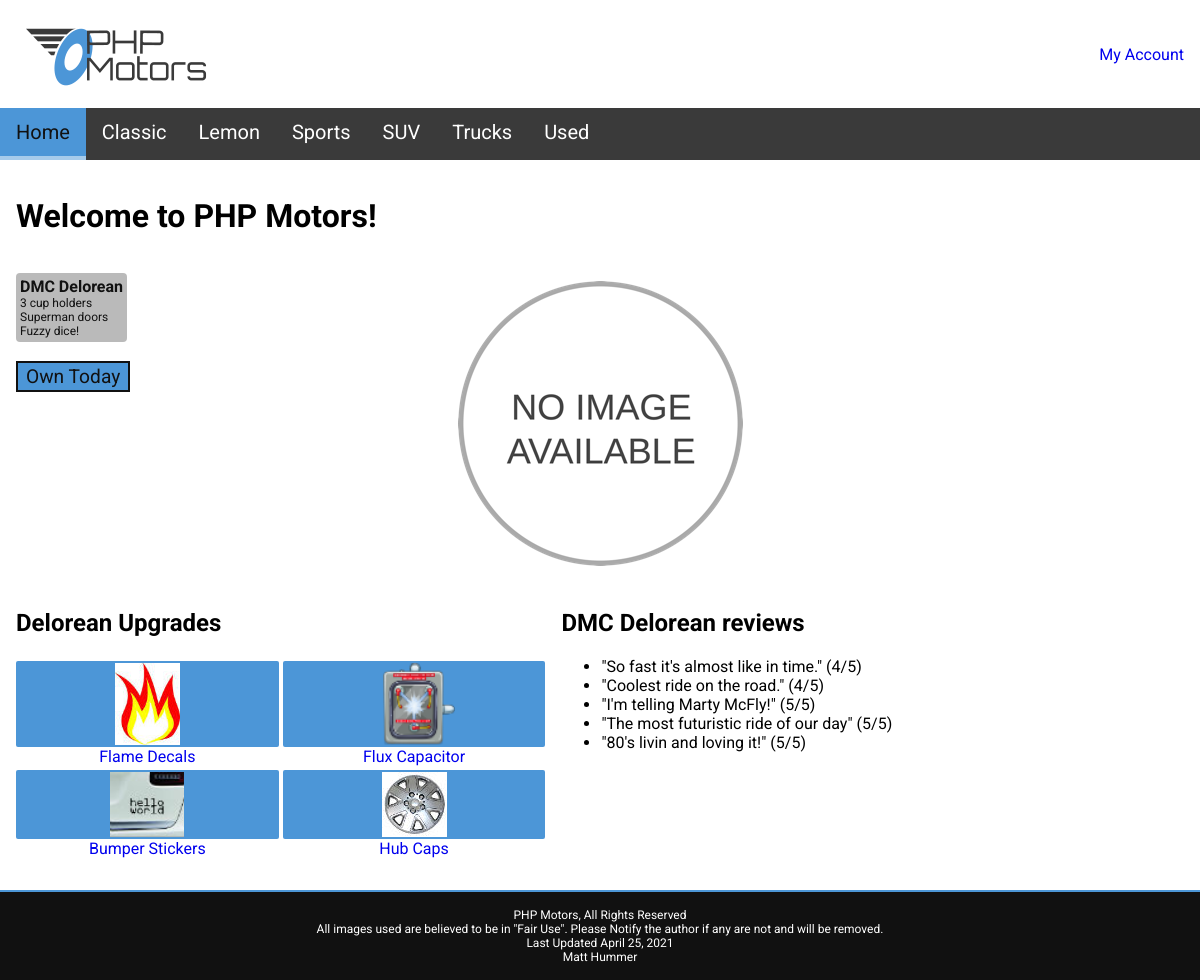
/phpmotors/index.php, run on the app's committed database.
### tables this page shows
CREATE TABLE `carclassification` (
  `classificationId` int(11) NOT NULL,
  `classificationName` varchar(30) NOT NULL
);

CREATE TABLE `inventory` (
  `invId` int(11) NOT NULL,
  `invMake` varchar(30) NOT NULL,
  `invModel` varchar(30) NOT NULL,
  `invDescription` text NOT NULL,
  `invImage` varchar(50) NOT NULL,
  `invThumbnail` varchar(50) NOT NULL,
  `invPrice` decimal(10,0) NOT NULL,
  `invStock` smallint(6) NOT NULL,
  `invColor` varchar(20) NOT NULL,
  `classificationId` int(11) NOT NULL
);

### phpmotors/model/classifications-model.php (called while the page is built, shortened)
<?php
  function getClassifications(){
    $db = phpmotorsConnect();
    $sql = 'SELECT classificationName, classificationId FROM carclassification ORDER BY classificationName ASC';
    $stmt = $db->prepare($sql);
    $stmt->execute();
    $classifications = $stmt->fetchAll();
    return $classifications;
  }
?>

### phpmotors/model/vehicles-model.php (called while the page is built, shortened)
<?php
  $BASE_INVENTORY_SELECTION =
    'SELECT invId
    , invMake
    , invModel
    , invDescription
    , invPrice
    , invStock
    , invColor
    , classificationId
    , ( SELECT imgName
        FROM images
        WHERE images.invId = inventory.invId
        AND images.imgPrimary = 1
        AND images.imgName NOT LIKE "%-tn.%")
      AS invImage
    , ( SELECT imgName
        FROM images
        WHERE images.invId = inventory.invId
        AND images.imgPrimary = 1
        AND images.imgName LIKE "%-tn.%")
      AS invThumbnail
    FROM inventory ';
  function getDelorean() {
    global $BASE_INVENTORY_SELECTION;
    $db = phpmotorsConnect();
    $sql = $BASE_INVENTORY_SELECTION.'WHERE UPPER(invModel) = UPPER("DELOREAN")';
    $stmt = $db->prepare($sql);
    $stmt->execute();
    $inventory = $stmt->fetch(PDO::FETCH_ASSOC);
    return $inventory;
  }
?>

### phpmotors/library/vehicle.php (called while the page is built, shortened)
<?php
  require_once $_SERVER['DOCUMENT_ROOT'].'/phpmotors/library/constants.php';
  function vehicleDisplayName($vehicle) {
    return $vehicle['invMake'].' '.$vehicle['invModel'];
  }
  function buildImagePath($vehicle){
    global $INVENTORY_IMAGE_DIRECTORY;
    return $INVENTORY_IMAGE_DIRECTORY.$vehicle['invId'].'/'.$vehicle['invImage'];
  }
?>

### phpmotors/library/constants.php (called while the page is built, shortened)
<?php
  $DEFAULT_INVENTORY_IMAGE_PATH = '/assets/images/no-image.png';
  $INVENTORY_IMAGE_DIRECTORY = '/phpmotors/assets/images/vehicles/';
?>

### phpmotors/library/utils.php (the view, shortened to what this page needs)
<?php
  require_once $_SERVER['DOCUMENT_ROOT'].'/phpmotors/library/vehicle.php';
  function buildNavLink($link, $path=''){
    $req_path = $_SERVER['REQUEST_URI'];
    $navlink  = '<li><a href="'.$path.'" ';
    $navlink .= strcmp($path, $req_path) === 0 ? 'class="active">': '>';
    $navlink .= $link;
    $navlink .= '</a></li>';
    return $navlink;
  }
  function buildClassificationNav($classifications){
    foreach ($classifications as $classification) {
      echo buildNavLink($classification['classificationName'], '/phpmotors/vehicles/index.php?action=Index&classificationId='.urlencode($classification['classificationId']));
    }
  }
  function safeImagePath($path) {
    global $DEFAULT_INVENTORY_IMAGE_PATH;
    if (file_exists($_SERVER['DOCUMENT_ROOT'].$path)) {
      return $path;
    } else {
      return '/phpmotors/'.$DEFAULT_INVENTORY_IMAGE_PATH;
    }
  }
?>

### phpmotors/index.php (shortened to what this page needs)
<?php
	require_once $_SERVER['DOCUMENT_ROOT'].'/phpmotors/library/common.php';
	require_once $_SERVER['DOCUMENT_ROOT'].'/phpmotors/model/classifications-model.php';
	require_once $_SERVER['DOCUMENT_ROOT'].'/phpmotors/model/vehicles-model.php';
	require_once $_SERVER['DOCUMENT_ROOT'].'/phpmotors/library/vehicle.php';
	$action = filter_input(INPUT_POST, 'action');
	if ($action == NULL){
		$action = filter_input(INPUT_GET, 'action');
	}
	$classifications = getClassifications();
	switch ($action){
		default:
			$featuredVehicle = getDelorean();
			include $_SERVER['DOCUMENT_ROOT'].'/phpmotors/views/home.php';
	 }
?>

### phpmotors/views/home.php (shortened to what this page needs)
<!DOCTYPE html>
<html lang="en">
  <head>
    <?php include $_SERVER['DOCUMENT_ROOT'].'/phpmotors/views/common/shared_head.php'; ?>
    <link rel="stylesheet" href="/phpmotors/assets/css/home.css" media="screen">
  </head>
  <body>
    <?php include $_SERVER['DOCUMENT_ROOT'].'/phpmotors/views/common/header.php'; ?>
    <?php include $_SERVER['DOCUMENT_ROOT'].'/phpmotors/views/common/nav.php'; ?>
    <main>
      <h1>
        <?php
          echo 'Welcome to PHP Motors';
          echo '!';
        ?>
      </h1>
      <div id="featured">
        <div id="featured-description">
          <span>
            <?php echo isset($featuredVehicle) ? vehicleDisplayName($featuredVehicle) : 'DMC Delorean'; ?>
          </span>
          <span>3 cup holders</span>
          <span>Superman doors</span>
          <span>Fuzzy dice!</span>
        </div>
        <img src="<?php echo isset($featuredVehicle) ? safeImagePath(buildImagePath($featuredVehicle)) : '/phpmotors/assets/images/delorean.jpg'; ?>" alt="The delorean car">
        <a class="button" href="<?php echo isset($featuredVehicle) ? '/phpmotors/vehicles?action=Show&vehicleId='.$featuredVehicle['invId'] : '#';?>">Own Today</a>
      </div>
      <div id="reviews">
        <h2><?php echo isset($featuredVehicle) ? vehicleDisplayName($featuredVehicle) : 'DMC Delorean'; ?> reviews</h2>
        <ul>
          <?php
            $reviews = [
              '"So fast it\'s almost like in time." (4/5)',
              '"Coolest ride on the road." (4/5)',
              '"I\'m telling Marty McFly!" (5/5)',
              '"The most futuristic ride of our day" (5/5)',
              '"80\'s livin and loving it!" (5/5)',
            ];
            foreach ($reviews as $review) {
              echo "<li>$review</li>";
            }
          ?>
        </ul>
      </div>
      <div id="upgrades">
        <h2><?php echo isset($featuredVehicle) ? $featuredVehicle['invModel'] : 'DMC Delorean'; ?> Upgrades</h2>
        <?php
          $upgrades = [
            array("name" => "Flame Decals", "img" => "flame.jpg"),
            array("name" => "Flux Capacitor", "img" => "flux-cap.png"),
            array("name" => "Bumper Stickers", "img" => "bumper_sticker.jpg"),
            array("name" => "Hub Caps", "img" => "hub-cap.jpg"),
          ];
          foreach ($upgrades as $upgrade) {
            echo "<a href=\"#\"><div>";
            echo "<img src=\"/phpmotors/assets/images/upgrades/$upgrade[img]\" alt=\"$upgrade[name] display\">";
            echo "</div>$upgrade[name]</a>";
          }
        ?>
      </div>
    </main>
    <?php include $_SERVER['DOCUMENT_ROOT'].'/phpmotors/views/common/footer.php'; ?>
  </body>
</html>

### phpmotors/views/common/shared_head.php (shortened to what this page needs)
<link rel="stylesheet" href="/phpmotors/assets/css/main.css" media="screen">

### phpmotors/views/common/header.php (shortened to what this page needs)
<header>
  <div id="logo-container">
    <a href="/phpmotors/index.php">
      <img src="/phpmotors/assets/images/site/logo.png" alt="php motors logo">
    </a>
  </div>
  <span>
    <?php
      $action = 'Login';
      $text = 'My Account';
      echo '<a href="/phpmotors/accounts/index.php?action='.$action.'">'.$text.'</a>';
    ?>
  </span>
</header>

### phpmotors/views/common/nav.php (shortened to what this page needs)
<nav>
  <ul class="hidden" aria-hidden="true">
    <?php
      require_once $_SERVER['DOCUMENT_ROOT'].'/phpmotors/library/utils.php';
      $links = [
        'Home' => '/phpmotors/index.php',
      ];
      foreach ($links as $link => $path) {
        echo buildNavLink($link, $path);
      }
      if (isset($classifications)) {
        buildClassificationNav($classifications);
      }
    ?>
  </ul>
</nav>

### phpmotors/views/common/footer.php
<footer>
  <span>PHP Motors, All Rights Reserved</span>
  <span>All images used are believed to be in "Fair Use". Please Notify the author if any are not and will be removed.</span>
  <span>Last Updated April 25, 2021</span>
  <span>Matt Hummer</span>
</footer>

### phpmotors/assets/css/main.css (style rules this page uses)
:root { --primary-grey: #8d8d8d; --accent-grey: #bababa; --secondary-blue: #4c96d7; --accent-blue: #a6cbeb; --dark-grey: #3a3a3a; --light: #FFF; --dark: #111; }
html { font-family: Roboto; }
body::before { content: ""; position: absolute; top: 0; right: 0; bottom: 0; left: 0; z-index: -1; background-image: url('/phpmotors/assets/images/site/checkerboard.jpg'); opacity: 0.75; }
body { max-width: 90rem; margin: 0; display: flex; flex-direction: column; min-height: 100vh; }
img { max-width: 100%; }
button, input[type="submit"], .button { background-color: var(--secondary-blue); border: 0.125rem solid var(--dark); color: var(--dark); padding: 0.5rem 1rem; width: auto; }
header, main { background-color: var(--light); }
header, footer, main { display: flex; padding: 1rem; }
header { justify-content: space-between; align-items: center; }
a { text-decoration: none; }
nav { background-color: var(--dark-grey); }
nav > ul { list-style: none; padding: -0; transform-origin: top; margin: 0; }
nav a { padding: 0.1rem 0.5rem 0 0.5rem; font-size: 1.1rem; color: var(--light); display: block; }
nav li { padding: 0.65rem 0 0 0; border-bottom: 1px solid var(--accent-grey); }
nav a.active { background-color: var(--secondary-blue); color: var(--dark); }
footer { background-color: var(--dark); color: var(--light); border-top: 0.125rem solid var(--secondary-blue); flex-direction: column; align-items: center; font-size: 0.75rem; text-align: center; }
main { display: block; flex: 1; }
nav > ul.hidden { display: none; }
.hidden { display: none; }
@media screen and (min-width: 568px) { nav { padding: 0; } }
@media screen and (min-width: 568px) { nav ul, nav ul.hidden, nav ul.visible { display: flex; margin: 0; } }
@media screen and (min-width: 568px) { nav li { padding: 0; border: none; } }
@media screen and (min-width: 568px) { nav a { font-size: 1.25rem; padding: 0.75rem 1rem; } }
@media screen and (min-width: 568px) { nav a.active { border-bottom: 0.25rem solid var(--accent-blue); } }

### phpmotors/assets/css/home.css (style rules this page uses)
#featured { display: flex; flex-direction: column; align-items: center; position: relative; }
#featured-description { color: var(--dark); background-color: var(--accent-grey); padding: 0.25rem; display: flex; flex-direction: column; font-size: 0.75rem; position: absolute; top: 0; left: 0; border-radius: 0.25rem; }
#featured-description > span:first-child { font-weight: bolder; font-size: 1rem; }
#featured > .button { background-color: var(--secondary-blue); border: 0.125rem solid var(--dark); color: var(--dark); font-size: 1.75rem; width: 69%; margin-top: 1rem; padding: 0.5rem 1rem; }
#upgrades { display: grid; grid-template-columns: repeat(2, 1fr); text-align: center; grid-gap: 0.25rem; }
#upgrades > h2 { grid-column: 1/3; text-align: left; }
#upgrades a { display: flex; flex-direction: column; }
#upgrades a > div { display: flex; background-color: var(--secondary-blue); flex: 1; justify-content: center; padding: 0.125rem; border-radius: 0.125rem; }
@media screen and (min-width: 568px) { #reviews { grid-area: reviews; } }
@media screen and (min-width: 568px) { #upgrades { grid-area: upgrades; } }
@media screen and (min-width: 568px) { #featured { grid-area: featured; } }
@media screen and (min-width: 568px) { main { display: grid; grid-gap: 1rem; grid-template-areas: ". ." "featured featured" "upgrades reviews"; } }
@media screen and (min-width: 568px) { main > h1 { grid-column: 1/3; } }
@media screen and (min-width: 568px) { #featured > .button { position: absolute; left: 0; top: 4.5rem; width: auto; font-size: 1.2rem; padding: 0.125rem 0.5rem; } }

### data on the page
carclassification: classificationName+classificationId "Classic"
carclassification: classificationName+classificationId "Lemon"
carclassification: classificationName+classificationId "Sports"
carclassification: classificationName+classificationId "SUV"
carclassification: classificationName+classificationId "Trucks"
carclassification: classificationName+classificationId "Used"
inventory: vehicleDisplayName($featuredVehicle) "DMC Delorean", invModel "Delorean"

### other printed values
$text "My Account"
buildNavLink($link, $path) "Home"
$review "\"So fast it's almost like in time.\" (4/5)"
$review "\"Coolest ride on the road.\" (4/5)"
$review "\"I'm telling Marty McFly!\" (5/5)"
$review "\"The most futuristic ride of our day\" (5/5)"
$review "\"80's livin and loving it!\" (5/5)"
$upgrade[name] "Flame Decals"
$upgrade[name] "Flux Capacitor"
$upgrade[name] "Bumper Stickers"
$upgrade[name] "Hub Caps"
